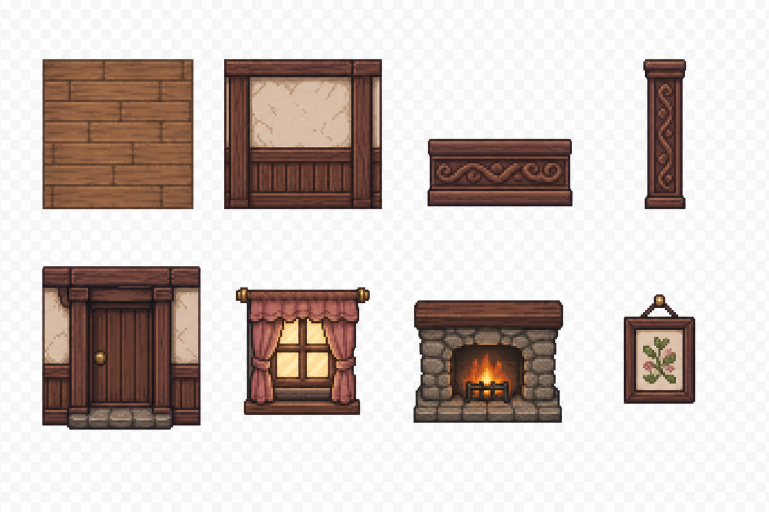
#> input picture assets/storyclock/room-architecture-generated-v1.png, 1537 x 1023 px (shown at 1/2 size)
$ python build-storyclock-smithy-audition.py
#> lines starting #> are read from the running program, lines starting #| are printed output that depends on the picture
#!/usr/bin/env python3
"""Build native-resolution Story Clock smithy asset audition sheets."""

from pathlib import Path

from PIL import Image, ImageDraw


ROOT = Path(__file__).resolve().parents[1]
ASSETS = ROOT / "assets" / "storyclock"
REVIEW = ROOT / "artifacts" / "asset-review" / "smithy"
KENNEY = (
    REVIEW
    / "candidates"
    / "kenney-roguelike-indoors"
    / "Spritesheet"
    / "roguelikeIndoor_transparent.png"
)
NINJA_FLOOR = (
    REVIEW
    / "candidates"
    / "ninja-adventure-godot"
    / "content"
    / "map"
    / "tileset_interior_floor.png"
)
WIDTH = 220
HEIGHT = 176


# [33 lines left out: functions keyed, crop_scaled, actor_frame, kenney_cell, not called in this run]


def base_room(floor_colors, wall_colors) -> Image.Image:
    image = Image.new("RGBA", (WIDTH, HEIGHT), floor_colors[0])
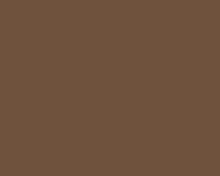
#> image: PIL image 220x176 RGBA; mean R, G, B, A 111, 82, 61, 255
    draw = ImageDraw.Draw(image)
    draw.rectangle((0, 0, WIDTH - 1, 31), fill=wall_colors[0])
    draw.rectangle((0, 29, WIDTH - 1, 34), fill=wall_colors[1])
    draw.rectangle((0, 0, 5, HEIGHT - 1), fill=wall_colors[1])
    draw.rectangle((WIDTH - 6, 0, WIDTH - 1, HEIGHT - 1), fill=wall_colors[1])
    for y in range(36, HEIGHT, 16):
        for x in range(6, WIDTH - 6, 16):
            color = floor_colors[((x // 16) + (y // 16)) % len(floor_colors)]
            draw.rectangle((x, y, min(x + 15, WIDTH - 7), min(y + 15, HEIGHT - 1)), fill=color)
            draw.line((x, y, min(x + 15, WIDTH - 7), y), fill=(44, 35, 38, 255))
    draw.rectangle((94, 146, 125, 175), fill=(54, 35, 31, 255))
    draw.rectangle((98, 150, 121, 175), fill=(111, 67, 43, 255))
    return image


# [5 lines left out: function add_actors, not called in this run]


def existing_mockup() -> Image.Image:
    image = base_room(
        [(111, 82, 61, 255), (104, 74, 56, 255)],
        [(81, 59, 52, 255), (54, 36, 35, 255)],
    )
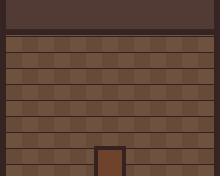
#> image: PIL image 220x176 RGBA; mean R, G, B, A 95.4, 68.9, 54, 255
    architecture = Image.open(ASSETS / "room-architecture-generated-v1.png")
#> architecture is the input picture: PIL image 1537x1023 RGB; mean R, G, B 206.8, 195.9, 191.4
#> (the run stopped early here; a loop or call above may not have finished)
